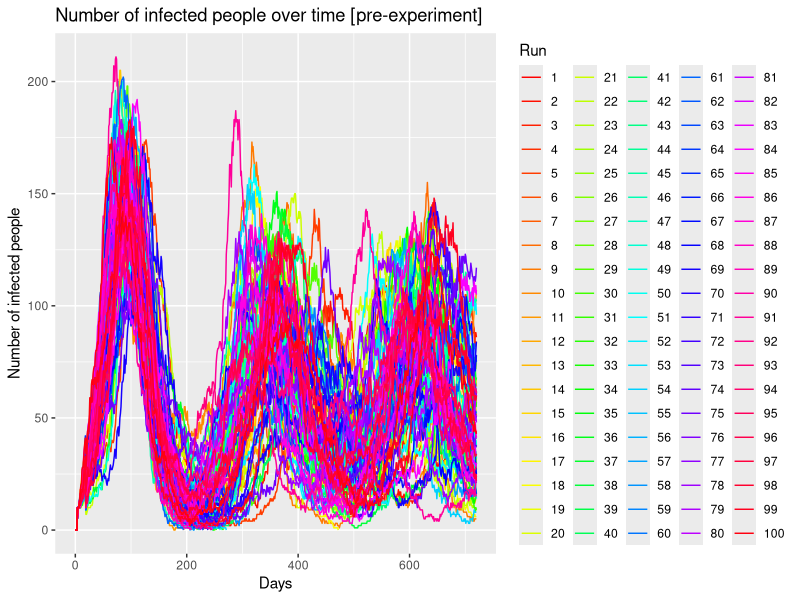
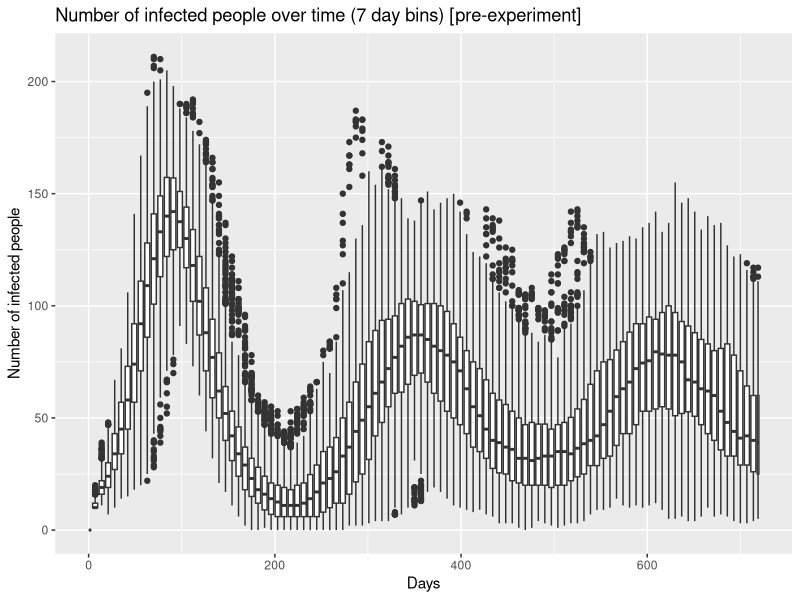
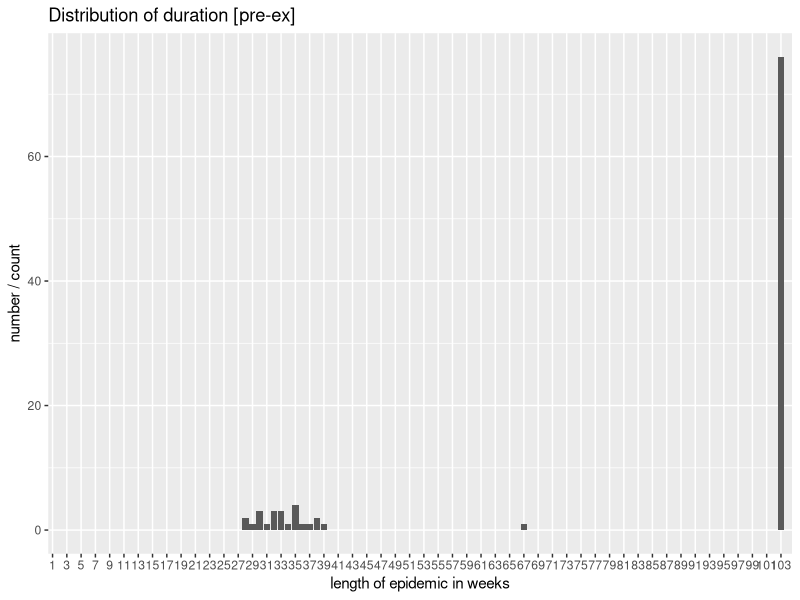
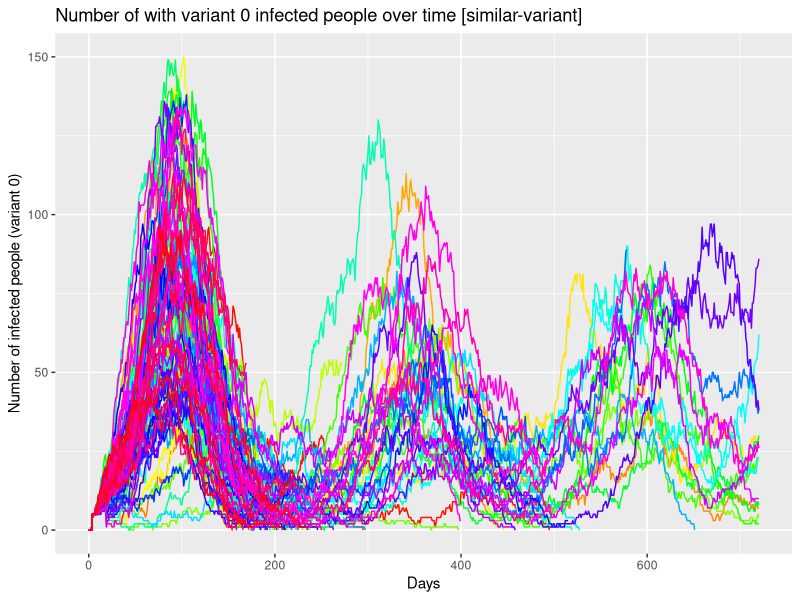
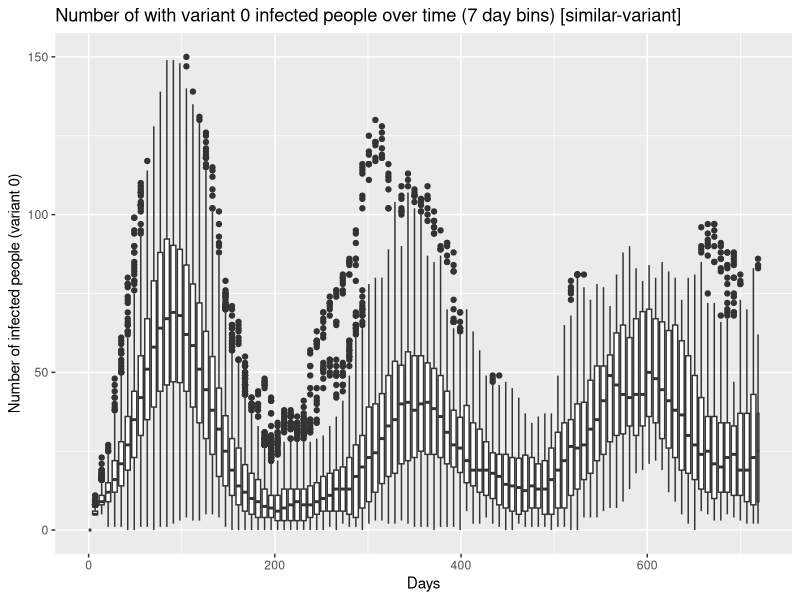
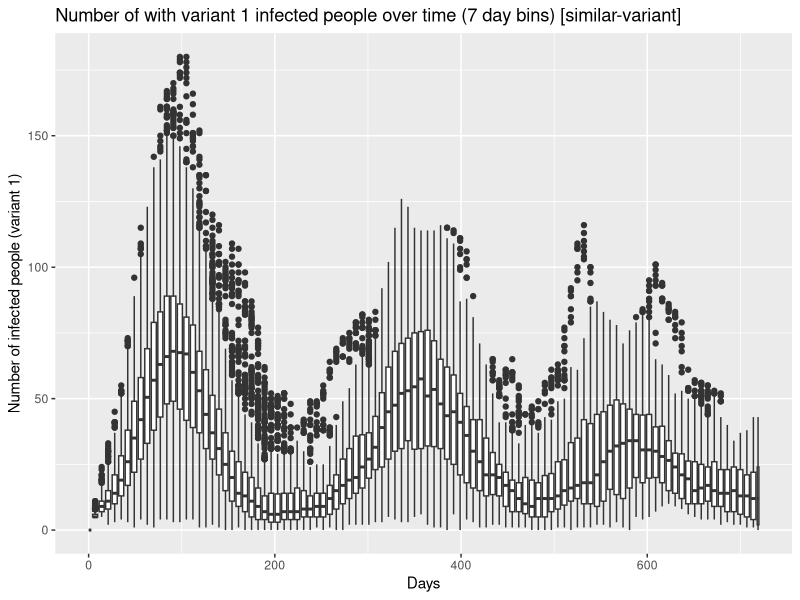
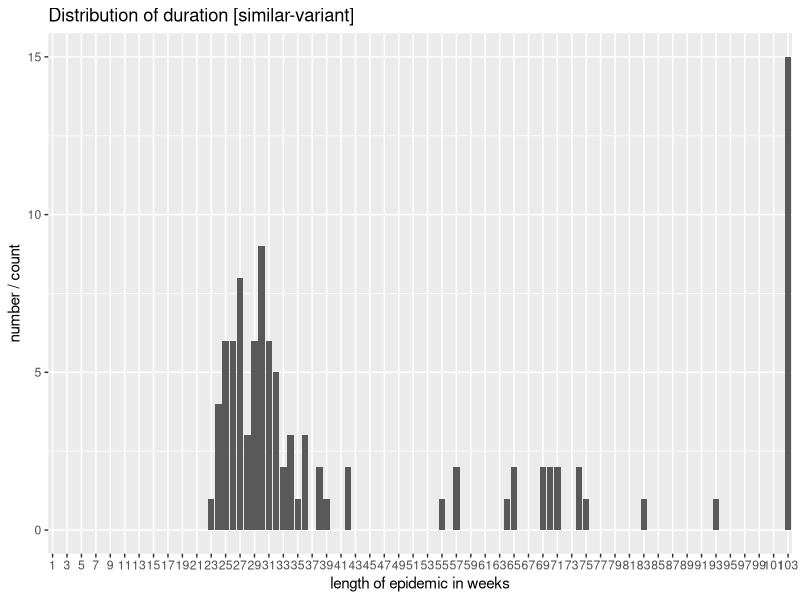
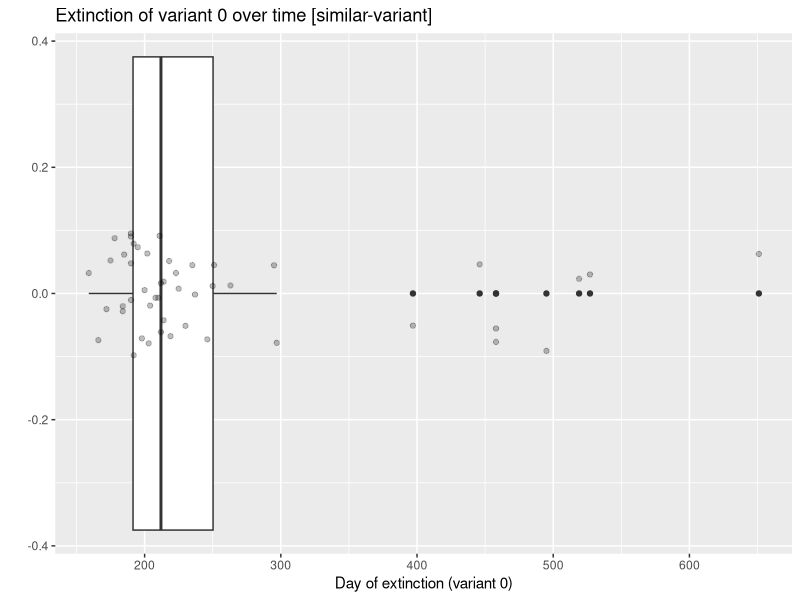

The R source for these figures, in order:
#Put this at the top of every file, unless you really really want to work with factors
#this will save you a lot of confusion
options(stringsAsFactors = FALSE)
options(device=.Platform$OS.type)
options(gsubfn.engine = "R")

#these are from two separate packages
library(ggplot2)

# needed for reshaping data frames
# library(reshape2)

#used for querying data, performing aggregations, filtering, etc.
library(sqldf)

##### PRE-EXPERIMENT #####
df_preExperiment = read.table("netlogo/pre-experiment.csv", skip = 6, sep = ",", head=TRUE)
# Remove the X. in the column names
colnames(df_preExperiment) = gsub("X\\.", "", colnames(df_preExperiment))
summary(df_preExperiment)

# Array of curves
ggplot(data=df_preExperiment, aes(x=step., y=n.sick.people, group=run.number.)) + #use myDataFrame for the data, columns for x and y
  geom_line(aes(colour = as.factor(run.number.))) + #we want to use points, colored by runNumber
  xlab("Days") +  #specify x and y labels
  ylab("Number of infected people") +
  ggtitle("Number of infected people over time [pre-experiment]") + #give the plot a title
  scale_colour_manual("Run",values = rainbow(max(df_preExperiment$run.number., na.rm = FALSE)))
readline(prompt = "Press [enter] to continue")
ggsave("./diagrams/pre-ex/arrayOfCurves.png")

ggplot(data=df_preExperiment, aes(x=step., y=n.sick.people, group=round(step./7))) +
  geom_boxplot() +
  xlab("Days") +  #specify x and y labels
  ylab("Number of infected people") +
  ggtitle("Number of infected people over time (7 day bins) [pre-experiment]")
readline(prompt = "Press [enter] to continue")
ggsave("./diagrams/pre-ex/boxplot.png")


duration = aggregate(df_preExperiment$step., by = list(df_preExperiment$run.number.), max)
colnames(duration)[1] = 'run'
colnames(duration)[2] = 'duration'

duration

# 23 times, the virus was wiped out earlier
# According to the previous boxplot these are still outliers
lengths(duration[duration$duration < 720, ])

duration$duration = round(duration$duration /7)

# ggplot(data = duration, aes(x='run', y=x)) +
#   geom_boxplot() +
#   ylab("Duration of epidemic in days") +
#   xlab("runs") +
#   ggtitle("Distribution of duration [pre-experiment]")
# ggsave("./diagrams/pre-ex/duration.png")
# readline(prompt = "Press [enter] to continue")

ggplot(data = duration, aes(x=as.factor(duration)), group=round(step./7)) +
  geom_bar() +
  ylab("number / count") +
  xlab("length of epidemic in weeks") +
  scale_x_discrete(limits = as.factor(1:(round(720/7)+1)), breaks = seq(1, round(720/7), by=2)) +
  ggtitle("Distribution of duration [pre-ex]")
readline(prompt = "Press [enter] to continue")
ggsave("./diagrams/pre-ex/duration.png")


# TODO how often did it end earlier?

###########################
##### SIMILAR-VARIANT #####
df_similarVariant = read.table("netlogo/similar-variant.csv", skip = 6, sep = ",", head=TRUE)
# Remove the X. in the column names
colnames(df_similarVariant) = gsub("X\\.", "", colnames(df_similarVariant))
summary(df_similarVariant)

# Array of curves
ggplot(data=df_similarVariant, aes(x=step., y=n.people.sick.var0, group=run.number., color=qsec)) + #use myDataFrame for the data, columns for x and y
  geom_line(aes(colour = as.factor(run.number.))) + #we want to use points, colored by runNumber
  theme(legend.position = "none") +
  xlab("Days") +  #specify x and y labels
  ylab("Number of infected people (variant 0)") +
  ggtitle("Number of with variant 0 infected people over time [similar-variant]") + #give the plot a title
  scale_colour_manual("Run",values = rainbow(max(df_similarVariant$run.number., na.rm = FALSE)))
  # scale_color_gradient(low="blue", high="red")
  # scale_fill_distiller(palette = "RdPu")
readline(prompt = "Press [enter] to continue")
ggsave("./diagrams/sim-var/arrayOfCurvesVar0.png")



ggplot(data=df_similarVariant, aes(x=step., y=n.people.sick.var0, group=round(step./7))) +
  geom_boxplot() +
  xlab("Days") +  #specify x and y labels
  ylab("Number of infected people (variant 0)") +
  ggtitle("Number of with variant 0 infected people over time (7 day bins) [similar-variant]")
readline(prompt = "Press [enter] to continue")
ggsave("./diagrams/sim-var/boxplot0.png")


ggplot(data=df_similarVariant, aes(x=step., y=n.people.sick.var1, group=round(step./7))) +
  geom_boxplot() +
  xlab("Days") +  #specify x and y labels
  ylab("Number of infected people (variant 1)") +
  ggtitle("Number of with variant 1 infected people over time (7 day bins) [similar-variant]")
readline(prompt = "Press [enter] to continue")
ggsave("./diagrams/sim-var/boxplot1.png")



duration = aggregate(df_similarVariant$step., by = list(df_similarVariant$run.number.), max)
colnames(duration)[1] = 'run'
colnames(duration)[2] = 'duration'


# 23 times, the virus was wiped out earlier
# According to the previous boxplot these are still outliers
lengths(duration[duration$x < 720, ])


duration$duration = round(duration$duration /7)

duration

ggplot(data = duration, aes(x=as.factor(duration)), group=round(step./7)) +
  geom_bar() +
  ylab("number / count") +
  xlab("length of epidemic in weeks") +
  scale_x_discrete(limits = as.factor(1:round(720/7)), breaks = seq(1, round(720/7), by=2)) +
  ggtitle("Distribution of duration [similar-variant]")
readline(prompt = "Press [enter] to continue")
ggsave("./diagrams/sim-var/duration.png")


# TODO Comparison with duration of pre-ex => shorter duration in general?

## Variant 0 died ##
df_simVar_var0died <- sqldf("select [step.], [n.people.exposed.var1], [n.people.sick.var1] from df_similarVariant where [n.people.exposed.var0] = 0 and [n.people.sick.var0] = 0")
df_simVar_var0died

ggplot(data=df_simVar_var0died, aes(x=step., y = 0)) +
  geom_boxplot() +
  geom_point(alpha=0.25, position = position_jitter(w = 0, h = 0.1)) +
  # geom_jitter() +
  xlab("Day of extinction (variant 0)") +  #specify x and y labels
  ylab("") +
  ggtitle("Extinction of variant 0 over time [similar-variant]")
readline(prompt = "Press [enter] to continue")
ggsave("./diagrams/sim-var/timeOfExtinctionVar0.png")


# was the other variant also on a low?
df_simVar_var0died$n.people.var1 = df_simVar_var0died$n.people.exposed.var1 + df_simVar_var0died$n.people.sick.var1
ggplot(data=df_simVar_var0died, aes(x=0, y = n.people.var1)) +
  geom_boxplot() +
  geom_point(alpha=0.25, position = position_jitter(w = 0.1, h = 0)) +
  # geom_jitter() +
  xlab("") +  #specify x and y labels
  ylab("Number of people with var1 (E+I)") +
  ggtitle("Number of people with var1 during time of extinction of var 1 [similar-variant]")
readline(prompt = "Press [enter] to continue")
ggsave("./diagrams/sim-var/levelVar1AfterExtinctionVar0.png")


# 48 times var 0 died
# 481
lengths(df_simVar_var0died)


## Variant 1 died ##
df_simVar_var1died <- sqldf("select [step.], [n.people.exposed.var0], [n.people.sick.var0] from df_similarVariant where [n.people.exposed.var1] = 0 and [n.people.sick.var1] = 0")
ggplot(data=df_simVar_var1died, aes(x=step., y = 0)) +
  geom_boxplot() +
  geom_point(alpha=0.25, position = position_jitter(w = 0, h = 0.1)) +
  # geom_jitter() +
  xlab("Day of extinction (variant 1)") +  #specify x and y labels
  ylab("") +
  ggtitle("Extinction of variant 1 over time [similar-variant]")
readline(prompt = "Press [enter] to continue")
ggsave("./diagrams/sim-var/timeOfExtinctionVar1.png")


# 37 times var 1 died
# 446 times
lengths(df_simVar_var1died)

# was the other variant also on a low?
df_simVar_var1died$n.people.var0 = df_simVar_var1died$n.people.exposed.var0 + df_simVar_var1died$n.people.sick.var0
ggplot(data=df_simVar_var1died, aes(x=0, y = n.people.var0)) +
  geom_boxplot() +
  geom_point(alpha=0.25, position = position_jitter(w = 0.1, h = 0)) +
  # geom_jitter() +
  xlab("") +  #specify x and y labels
  ylab("Number of people with var0 (E+I)") +
  ggtitle("Number of people with var0 during time of extinction of var 1 [similar-variant]")
readline(prompt = "Press [enter] to continue")
ggsave("./diagrams/sim-var/levelVar0AfterExtinctionVar1.png")

# TODO run 1000 times (maybe concurrent)
# TODO Tell why
# TODO Disclaimer that this is just script code
